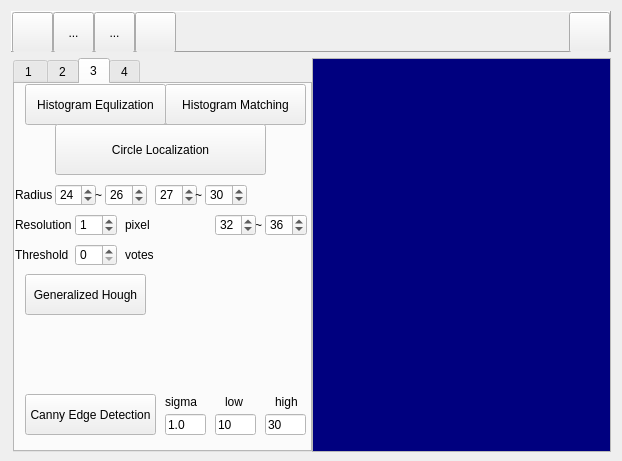
<?xml version="1.0" encoding="UTF-8"?>
<ui version="4.0">
 <class>MainFrame</class>
 <widget class="QDialog" name="MainFrame">
  <property name="geometry">
   <rect>
    <x>0</x>
    <y>0</y>
    <width>622</width>
    <height>461</height>
   </rect>
  </property>
  <property name="sizePolicy">
   <sizepolicy hsizetype="Preferred" vsizetype="Minimum">
    <horstretch>0</horstretch>
    <verstretch>0</verstretch>
   </sizepolicy>
  </property>
  <property name="minimumSize">
   <size>
    <width>0</width>
    <height>461</height>
   </size>
  </property>
  <property name="windowTitle">
   <string>HomeworkCV</string>
  </property>
  <property name="modal">
   <bool>false</bool>
  </property>
  <layout class="QVBoxLayout" name="verticalLayout">
   <item>
    <widget class="QFrame" name="frame">
     <property name="sizePolicy">
      <sizepolicy hsizetype="Preferred" vsizetype="Fixed">
       <horstretch>0</horstretch>
       <verstretch>0</verstretch>
      </sizepolicy>
     </property>
     <property name="minimumSize">
      <size>
       <width>0</width>
       <height>41</height>
      </size>
     </property>
     <property name="maximumSize">
      <size>
       <width>16777215</width>
       <height>41</height>
      </size>
     </property>
     <property name="frameShape">
      <enum>QFrame::Panel</enum>
     </property>
     <property name="frameShadow">
      <enum>QFrame::Raised</enum>
     </property>
     <layout class="QHBoxLayout" name="horizontalLayout_3">
      <property name="spacing">
       <number>0</number>
      </property>
      <property name="leftMargin">
       <number>0</number>
      </property>
      <property name="topMargin">
       <number>0</number>
      </property>
      <property name="rightMargin">
       <number>0</number>
      </property>
      <property name="bottomMargin">
       <number>0</number>
      </property>
      <item>
       <widget class="QToolButton" name="buttonOpen">
        <property name="enabled">
         <bool>true</bool>
        </property>
        <property name="sizePolicy">
         <sizepolicy hsizetype="Minimum" vsizetype="Minimum">
          <horstretch>0</horstretch>
          <verstretch>0</verstretch>
         </sizepolicy>
        </property>
        <property name="minimumSize">
         <size>
          <width>41</width>
          <height>41</height>
         </size>
        </property>
        <property name="maximumSize">
         <size>
          <width>41</width>
          <height>41</height>
         </size>
        </property>
        <property name="toolTip">
         <string>open an image file</string>
        </property>
        <property name="layoutDirection">
         <enum>Qt::LeftToRight</enum>
        </property>
        <property name="autoFillBackground">
         <bool>false</bool>
        </property>
        <property name="text">
         <string/>
        </property>
        <property name="icon">
         <iconset resource="images/mainframe.qrc">
          <normaloff>:/open.png</normaloff>:/open.png</iconset>
        </property>
        <property name="iconSize">
         <size>
          <width>41</width>
          <height>41</height>
         </size>
        </property>
        <property name="checkable">
         <bool>false</bool>
        </property>
        <property name="autoRepeat">
         <bool>false</bool>
        </property>
        <property name="autoExclusive">
         <bool>false</bool>
        </property>
        <property name="popupMode">
         <enum>QToolButton::DelayedPopup</enum>
        </property>
        <property name="toolButtonStyle">
         <enum>Qt::ToolButtonIconOnly</enum>
        </property>
        <property name="autoRaise">
         <bool>false</bool>
        </property>
       </widget>
      </item>
      <item>
       <widget class="QToolButton" name="toolButton_2">
        <property name="sizePolicy">
         <sizepolicy hsizetype="Minimum" vsizetype="Minimum">
          <horstretch>0</horstretch>
          <verstretch>0</verstretch>
         </sizepolicy>
        </property>
        <property name="minimumSize">
         <size>
          <width>41</width>
          <height>41</height>
         </size>
        </property>
        <property name="maximumSize">
         <size>
          <width>41</width>
          <height>41</height>
         </size>
        </property>
        <property name="text">
         <string>...</string>
        </property>
       </widget>
      </item>
      <item>
       <widget class="QToolButton" name="toolButton_3">
        <property name="sizePolicy">
         <sizepolicy hsizetype="Minimum" vsizetype="Minimum">
          <horstretch>0</horstretch>
          <verstretch>0</verstretch>
         </sizepolicy>
        </property>
        <property name="minimumSize">
         <size>
          <width>41</width>
          <height>41</height>
         </size>
        </property>
        <property name="maximumSize">
         <size>
          <width>41</width>
          <height>41</height>
         </size>
        </property>
        <property name="text">
         <string>...</string>
        </property>
       </widget>
      </item>
      <item>
       <widget class="QToolButton" name="buttonDeleteContents">
        <property name="sizePolicy">
         <sizepolicy hsizetype="Minimum" vsizetype="Minimum">
          <horstretch>0</horstretch>
          <verstretch>0</verstretch>
         </sizepolicy>
        </property>
        <property name="minimumSize">
         <size>
          <width>41</width>
          <height>41</height>
         </size>
        </property>
        <property name="maximumSize">
         <size>
          <width>41</width>
          <height>41</height>
         </size>
        </property>
        <property name="toolTip">
         <string>close all forms</string>
        </property>
        <property name="autoFillBackground">
         <bool>false</bool>
        </property>
        <property name="text">
         <string/>
        </property>
        <property name="icon">
         <iconset resource="images/mainframe.qrc">
          <normaloff>:/1-21.png</normaloff>:/1-21.png</iconset>
        </property>
        <property name="iconSize">
         <size>
          <width>41</width>
          <height>41</height>
         </size>
        </property>
       </widget>
      </item>
      <item>
       <spacer name="horizontalSpacer">
        <property name="orientation">
         <enum>Qt::Horizontal</enum>
        </property>
        <property name="sizeHint" stdset="0">
         <size>
          <width>40</width>
          <height>20</height>
         </size>
        </property>
       </spacer>
      </item>
      <item>
       <widget class="QToolButton" name="buttonShowList">
        <property name="sizePolicy">
         <sizepolicy hsizetype="Minimum" vsizetype="Minimum">
          <horstretch>0</horstretch>
          <verstretch>0</verstretch>
         </sizepolicy>
        </property>
        <property name="minimumSize">
         <size>
          <width>41</width>
          <height>41</height>
         </size>
        </property>
        <property name="maximumSize">
         <size>
          <width>41</width>
          <height>41</height>
         </size>
        </property>
        <property name="toolTip">
         <string>show the list view</string>
        </property>
        <property name="text">
         <string/>
        </property>
        <property name="icon">
         <iconset resource="images/mainframe.qrc">
          <normaloff>:/2-3.png</normaloff>:/2-3.png</iconset>
        </property>
        <property name="iconSize">
         <size>
          <width>82</width>
          <height>41</height>
         </size>
        </property>
       </widget>
      </item>
     </layout>
    </widget>
   </item>
   <item>
    <layout class="QHBoxLayout" name="horizontalLayout">
     <property name="spacing">
      <number>0</number>
     </property>
     <property name="leftMargin">
      <number>2</number>
     </property>
     <item>
      <widget class="QTabWidget" name="tabWidget">
       <property name="sizePolicy">
        <sizepolicy hsizetype="Fixed" vsizetype="Expanding">
         <horstretch>0</horstretch>
         <verstretch>0</verstretch>
        </sizepolicy>
       </property>
       <property name="minimumSize">
        <size>
         <width>299</width>
         <height>394</height>
        </size>
       </property>
       <property name="palette">
        <palette>
         <active>
          <colorrole role="Window">
           <brush brushstyle="SolidPattern">
            <color alpha="255">
             <red>255</red>
             <green>255</green>
             <blue>255</blue>
            </color>
           </brush>
          </colorrole>
          <colorrole role="NoRole">
           <brush brushstyle="SolidPattern">
            <color alpha="255">
             <red>255</red>
             <green>85</green>
             <blue>0</blue>
            </color>
           </brush>
          </colorrole>
         </active>
         <inactive>
          <colorrole role="Window">
           <brush brushstyle="SolidPattern">
            <color alpha="255">
             <red>255</red>
             <green>255</green>
             <blue>255</blue>
            </color>
           </brush>
          </colorrole>
          <colorrole role="NoRole">
           <brush brushstyle="SolidPattern">
            <color alpha="255">
             <red>255</red>
             <green>85</green>
             <blue>0</blue>
            </color>
           </brush>
          </colorrole>
         </inactive>
         <disabled>
          <colorrole role="Window">
           <brush brushstyle="SolidPattern">
            <color alpha="255">
             <red>255</red>
             <green>255</green>
             <blue>255</blue>
            </color>
           </brush>
          </colorrole>
          <colorrole role="NoRole">
           <brush brushstyle="SolidPattern">
            <color alpha="255">
             <red>255</red>
             <green>85</green>
             <blue>0</blue>
            </color>
           </brush>
          </colorrole>
         </disabled>
        </palette>
       </property>
       <property name="cursor">
        <cursorShape>ArrowCursor</cursorShape>
       </property>
       <property name="autoFillBackground">
        <bool>false</bool>
       </property>
       <property name="tabPosition">
        <enum>QTabWidget::North</enum>
       </property>
       <property name="tabShape">
        <enum>QTabWidget::Rounded</enum>
       </property>
       <property name="currentIndex">
        <number>2</number>
       </property>
       <property name="iconSize">
        <size>
         <width>31</width>
         <height>31</height>
        </size>
       </property>
       <property name="elideMode">
        <enum>Qt::ElideMiddle</enum>
       </property>
       <widget class="QWidget" name="tab_1">
        <attribute name="title">
         <string>1 </string>
        </attribute>
        <widget class="QPushButton" name="pushRGB2HSI">
         <property name="geometry">
          <rect>
           <x>90</x>
           <y>80</y>
           <width>75</width>
           <height>24</height>
          </rect>
         </property>
         <property name="text">
          <string>RGB -&gt; HSI</string>
         </property>
        </widget>
        <widget class="QPushButton" name="pushRGB2NRG">
         <property name="geometry">
          <rect>
           <x>90</x>
           <y>120</y>
           <width>75</width>
           <height>24</height>
          </rect>
         </property>
         <property name="text">
          <string>RGB -&gt; NRG</string>
         </property>
        </widget>
        <widget class="QPushButton" name="pushContrast">
         <property name="geometry">
          <rect>
           <x>90</x>
           <y>160</y>
           <width>75</width>
           <height>24</height>
          </rect>
         </property>
         <property name="text">
          <string>Contrast</string>
         </property>
        </widget>
        <widget class="QLabel" name="label">
         <property name="geometry">
          <rect>
           <x>70</x>
           <y>190</y>
           <width>48</width>
           <height>16</height>
          </rect>
         </property>
         <property name="text">
          <string>a</string>
         </property>
        </widget>
        <widget class="QLabel" name="label_2">
         <property name="geometry">
          <rect>
           <x>70</x>
           <y>210</y>
           <width>48</width>
           <height>16</height>
          </rect>
         </property>
         <property name="text">
          <string>b</string>
         </property>
        </widget>
        <widget class="QLabel" name="label_3">
         <property name="geometry">
          <rect>
           <x>70</x>
           <y>230</y>
           <width>48</width>
           <height>16</height>
          </rect>
         </property>
         <property name="text">
          <string>a'</string>
         </property>
        </widget>
        <widget class="QLabel" name="label_4">
         <property name="geometry">
          <rect>
           <x>70</x>
           <y>250</y>
           <width>48</width>
           <height>16</height>
          </rect>
         </property>
         <property name="text">
          <string>b'</string>
         </property>
        </widget>
        <widget class="QSpinBox" name="spinA">
         <property name="geometry">
          <rect>
           <x>90</x>
           <y>190</y>
           <width>42</width>
           <height>22</height>
          </rect>
         </property>
         <property name="maximum">
          <number>255</number>
         </property>
         <property name="value">
          <number>100</number>
         </property>
        </widget>
        <widget class="QSpinBox" name="spinB">
         <property name="geometry">
          <rect>
           <x>90</x>
           <y>210</y>
           <width>42</width>
           <height>22</height>
          </rect>
         </property>
         <property name="maximum">
          <number>255</number>
         </property>
         <property name="value">
          <number>150</number>
         </property>
        </widget>
        <widget class="QSpinBox" name="spinA_">
         <property name="geometry">
          <rect>
           <x>90</x>
           <y>230</y>
           <width>42</width>
           <height>22</height>
          </rect>
         </property>
         <property name="maximum">
          <number>255</number>
         </property>
        </widget>
        <widget class="QSpinBox" name="spinB_">
         <property name="geometry">
          <rect>
           <x>90</x>
           <y>250</y>
           <width>42</width>
           <height>22</height>
          </rect>
         </property>
         <property name="maximum">
          <number>255</number>
         </property>
         <property name="value">
          <number>255</number>
         </property>
        </widget>
       </widget>
       <widget class="QWidget" name="tab_4">
        <attribute name="title">
         <string>2</string>
        </attribute>
        <widget class="QPushButton" name="push3x3Dilation">
         <property name="geometry">
          <rect>
           <x>60</x>
           <y>70</y>
           <width>75</width>
           <height>24</height>
          </rect>
         </property>
         <property name="text">
          <string>3x3 Dilation</string>
         </property>
        </widget>
        <widget class="QPushButton" name="push5x5Dilation">
         <property name="geometry">
          <rect>
           <x>160</x>
           <y>70</y>
           <width>75</width>
           <height>24</height>
          </rect>
         </property>
         <property name="text">
          <string>5x5 Dilation</string>
         </property>
        </widget>
        <widget class="QPushButton" name="push3x3Erosion">
         <property name="geometry">
          <rect>
           <x>60</x>
           <y>100</y>
           <width>75</width>
           <height>24</height>
          </rect>
         </property>
         <property name="text">
          <string>3x3 Erosion</string>
         </property>
        </widget>
        <widget class="QPushButton" name="push5x5Erosion">
         <property name="geometry">
          <rect>
           <x>160</x>
           <y>100</y>
           <width>75</width>
           <height>24</height>
          </rect>
         </property>
         <property name="text">
          <string>5x5 Erosion</string>
         </property>
        </widget>
        <widget class="QPushButton" name="pushOtsu">
         <property name="geometry">
          <rect>
           <x>90</x>
           <y>20</y>
           <width>131</width>
           <height>41</height>
          </rect>
         </property>
         <property name="text">
          <string>Otsu Thresholding</string>
         </property>
        </widget>
        <widget class="QPushButton" name="push4N">
         <property name="geometry">
          <rect>
           <x>60</x>
           <y>150</y>
           <width>75</width>
           <height>24</height>
          </rect>
         </property>
         <property name="text">
          <string>4-N</string>
         </property>
        </widget>
        <widget class="QPushButton" name="push8N">
         <property name="geometry">
          <rect>
           <x>160</x>
           <y>150</y>
           <width>75</width>
           <height>24</height>
          </rect>
         </property>
         <property name="text">
          <string>8-N</string>
         </property>
        </widget>
        <widget class="QPushButton" name="push3x3Opening">
         <property name="geometry">
          <rect>
           <x>60</x>
           <y>210</y>
           <width>75</width>
           <height>24</height>
          </rect>
         </property>
         <property name="text">
          <string>3x3 Opening</string>
         </property>
        </widget>
        <widget class="QPushButton" name="push5x5Opening">
         <property name="geometry">
          <rect>
           <x>160</x>
           <y>210</y>
           <width>75</width>
           <height>24</height>
          </rect>
         </property>
         <property name="text">
          <string>5x5 Opening</string>
         </property>
        </widget>
        <widget class="QPushButton" name="push3x3Closing">
         <property name="geometry">
          <rect>
           <x>60</x>
           <y>240</y>
           <width>75</width>
           <height>24</height>
          </rect>
         </property>
         <property name="text">
          <string>3x3 Closing</string>
         </property>
        </widget>
        <widget class="QPushButton" name="push5x5Closing">
         <property name="geometry">
          <rect>
           <x>160</x>
           <y>240</y>
           <width>75</width>
           <height>24</height>
          </rect>
         </property>
         <property name="text">
          <string>5x5 Closing</string>
         </property>
        </widget>
        <widget class="QPushButton" name="pushMb4FG">
         <property name="geometry">
          <rect>
           <x>60</x>
           <y>300</y>
           <width>75</width>
           <height>24</height>
          </rect>
         </property>
         <property name="text">
          <string>Mb4 - FG</string>
         </property>
        </widget>
        <widget class="QPushButton" name="pushMb8FG">
         <property name="geometry">
          <rect>
           <x>160</x>
           <y>300</y>
           <width>75</width>
           <height>24</height>
          </rect>
         </property>
         <property name="text">
          <string>Mb8 - FG</string>
         </property>
        </widget>
        <widget class="QPushButton" name="pushMb4BG">
         <property name="geometry">
          <rect>
           <x>60</x>
           <y>330</y>
           <width>75</width>
           <height>24</height>
          </rect>
         </property>
         <property name="text">
          <string>Mb4 - BG</string>
         </property>
        </widget>
        <widget class="QPushButton" name="pushMb8BG">
         <property name="geometry">
          <rect>
           <x>160</x>
           <y>330</y>
           <width>75</width>
           <height>24</height>
          </rect>
         </property>
         <property name="text">
          <string>Mb8 - BG</string>
         </property>
        </widget>
        <widget class="QLabel" name="label_5">
         <property name="geometry">
          <rect>
           <x>90</x>
           <y>280</y>
           <width>111</width>
           <height>16</height>
          </rect>
         </property>
         <property name="text">
          <string>Boundary Extraction</string>
         </property>
        </widget>
        <widget class="QLabel" name="label_6">
         <property name="geometry">
          <rect>
           <x>120</x>
           <y>130</y>
           <width>51</width>
           <height>16</height>
          </rect>
         </property>
         <property name="text">
          <string>Labeling</string>
         </property>
        </widget>
       </widget>
       <widget class="QWidget" name="tab_5">
        <attribute name="title">
         <string>3</string>
        </attribute>
        <widget class="QPushButton" name="pushHistogramEQ">
         <property name="geometry">
          <rect>
           <x>10</x>
           <y>0</y>
           <width>141</width>
           <height>41</height>
          </rect>
         </property>
         <property name="text">
          <string>Histogram Equlization</string>
         </property>
        </widget>
        <widget class="QPushButton" name="pushHistogramMA">
         <property name="geometry">
          <rect>
           <x>150</x>
           <y>0</y>
           <width>141</width>
           <height>41</height>
          </rect>
         </property>
         <property name="text">
          <string>Histogram Matching</string>
         </property>
        </widget>
        <widget class="QPushButton" name="pushCircleLocalization">
         <property name="geometry">
          <rect>
           <x>40</x>
           <y>40</y>
           <width>211</width>
           <height>51</height>
          </rect>
         </property>
         <property name="text">
          <string>Circle Localization</string>
         </property>
        </widget>
        <widget class="QLabel" name="label_7">
         <property name="geometry">
          <rect>
           <x>0</x>
           <y>100</y>
           <width>61</width>
           <height>21</height>
          </rect>
         </property>
         <property name="text">
          <string>Radius</string>
         </property>
        </widget>
        <widget class="QLabel" name="label_8">
         <property name="geometry">
          <rect>
           <x>0</x>
           <y>130</y>
           <width>61</width>
           <height>21</height>
          </rect>
         </property>
         <property name="text">
          <string>Resolution</string>
         </property>
        </widget>
        <widget class="QLabel" name="label_9">
         <property name="geometry">
          <rect>
           <x>0</x>
           <y>160</y>
           <width>61</width>
           <height>21</height>
          </rect>
         </property>
         <property name="text">
          <string>Threshold</string>
         </property>
        </widget>
        <widget class="QSpinBox" name="editMinR1">
         <property name="geometry">
          <rect>
           <x>40</x>
           <y>100</y>
           <width>41</width>
           <height>22</height>
          </rect>
         </property>
         <property name="value">
          <number>24</number>
         </property>
        </widget>
        <widget class="QSpinBox" name="editResolution">
         <property name="geometry">
          <rect>
           <x>60</x>
           <y>130</y>
           <width>42</width>
           <height>22</height>
          </rect>
         </property>
         <property name="value">
          <number>1</number>
         </property>
        </widget>
        <widget class="QSpinBox" name="editThreshVote">
         <property name="geometry">
          <rect>
           <x>60</x>
           <y>160</y>
           <width>42</width>
           <height>22</height>
          </rect>
         </property>
        </widget>
        <widget class="QLabel" name="label_10">
         <property name="geometry">
          <rect>
           <x>110</x>
           <y>130</y>
           <width>48</width>
           <height>21</height>
          </rect>
         </property>
         <property name="text">
          <string>pixel</string>
         </property>
        </widget>
        <widget class="QLabel" name="label_11">
         <property name="geometry">
          <rect>
           <x>110</x>
           <y>160</y>
           <width>48</width>
           <height>21</height>
          </rect>
         </property>
         <property name="text">
          <string>votes</string>
         </property>
        </widget>
        <widget class="QSpinBox" name="editMaxR1">
         <property name="geometry">
          <rect>
           <x>90</x>
           <y>100</y>
           <width>42</width>
           <height>22</height>
          </rect>
         </property>
         <property name="value">
          <number>26</number>
         </property>
        </widget>
        <widget class="QLabel" name="label_12">
         <property name="geometry">
          <rect>
           <x>80</x>
           <y>100</y>
           <width>21</width>
           <height>21</height>
          </rect>
         </property>
         <property name="text">
          <string>~</string>
         </property>
        </widget>
        <widget class="QPushButton" name="pushCanny">
         <property name="geometry">
          <rect>
           <x>10</x>
           <y>310</y>
           <width>131</width>
           <height>41</height>
          </rect>
         </property>
         <property name="text">
          <string>Canny Edge Detection</string>
         </property>
        </widget>
        <widget class="QLabel" name="label_13">
         <property name="geometry">
          <rect>
           <x>150</x>
           <y>310</y>
           <width>41</width>
           <height>16</height>
          </rect>
         </property>
         <property name="text">
          <string>sigma</string>
         </property>
        </widget>
        <widget class="QLabel" name="label_14">
         <property name="geometry">
          <rect>
           <x>210</x>
           <y>310</y>
           <width>21</width>
           <height>16</height>
          </rect>
         </property>
         <property name="text">
          <string>low</string>
         </property>
        </widget>
        <widget class="QLabel" name="label_15">
         <property name="geometry">
          <rect>
           <x>260</x>
           <y>310</y>
           <width>31</width>
           <height>16</height>
          </rect>
         </property>
         <property name="text">
          <string>high</string>
         </property>
        </widget>
        <widget class="QLineEdit" name="editSigmaCanny">
         <property name="geometry">
          <rect>
           <x>150</x>
           <y>330</y>
           <width>41</width>
           <height>21</height>
          </rect>
         </property>
         <property name="text">
          <string>1.0</string>
         </property>
        </widget>
        <widget class="QLineEdit" name="editLow">
         <property name="geometry">
          <rect>
           <x>200</x>
           <y>330</y>
           <width>41</width>
           <height>21</height>
          </rect>
         </property>
         <property name="text">
          <string>10</string>
         </property>
        </widget>
        <widget class="QLineEdit" name="editHigh">
         <property name="geometry">
          <rect>
           <x>250</x>
           <y>330</y>
           <width>41</width>
           <height>21</height>
          </rect>
         </property>
         <property name="text">
          <string>30</string>
         </property>
        </widget>
        <widget class="QSpinBox" name="editMinR2">
         <property name="geometry">
          <rect>
           <x>140</x>
           <y>100</y>
           <width>42</width>
           <height>22</height>
          </rect>
         </property>
         <property name="value">
          <number>27</number>
         </property>
        </widget>
        <widget class="QLabel" name="label_16">
         <property name="geometry">
          <rect>
           <x>180</x>
           <y>100</y>
           <width>21</width>
           <height>21</height>
          </rect>
         </property>
         <property name="text">
          <string>~</string>
         </property>
        </widget>
        <widget class="QSpinBox" name="editMaxR2">
         <property name="geometry">
          <rect>
           <x>190</x>
           <y>100</y>
           <width>42</width>
           <height>22</height>
          </rect>
         </property>
         <property name="value">
          <number>30</number>
         </property>
        </widget>
        <widget class="QLabel" name="label_17">
         <property name="geometry">
          <rect>
           <x>240</x>
           <y>130</y>
           <width>21</width>
           <height>21</height>
          </rect>
         </property>
         <property name="text">
          <string>~</string>
         </property>
        </widget>
        <widget class="QSpinBox" name="editMinR3">
         <property name="geometry">
          <rect>
           <x>200</x>
           <y>130</y>
           <width>41</width>
           <height>22</height>
          </rect>
         </property>
         <property name="value">
          <number>32</number>
         </property>
        </widget>
        <widget class="QSpinBox" name="editMaxR3">
         <property name="geometry">
          <rect>
           <x>250</x>
           <y>130</y>
           <width>42</width>
           <height>22</height>
          </rect>
         </property>
         <property name="value">
          <number>36</number>
         </property>
        </widget>
        <widget class="QPushButton" name="pushGeneralizedHough">
         <property name="geometry">
          <rect>
           <x>10</x>
           <y>190</y>
           <width>121</width>
           <height>41</height>
          </rect>
         </property>
         <property name="text">
          <string>Generalized Hough</string>
         </property>
        </widget>
       </widget>
       <widget class="QWidget" name="tab_2">
        <attribute name="title">
         <string>4</string>
        </attribute>
       </widget>
      </widget>
     </item>
     <item>
      <widget class="QListWidget" name="listWidget">
       <property name="sizePolicy">
        <sizepolicy hsizetype="Ignored" vsizetype="Minimum">
         <horstretch>0</horstretch>
         <verstretch>0</verstretch>
        </sizepolicy>
       </property>
       <property name="minimumSize">
        <size>
         <width>0</width>
         <height>394</height>
        </size>
       </property>
       <property name="palette">
        <palette>
         <active>
          <colorrole role="WindowText">
           <brush brushstyle="SolidPattern">
            <color alpha="255">
             <red>255</red>
             <green>255</green>
             <blue>0</blue>
            </color>
           </brush>
          </colorrole>
          <colorrole role="Text">
           <brush brushstyle="SolidPattern">
            <color alpha="255">
             <red>255</red>
             <green>255</green>
             <blue>255</blue>
            </color>
           </brush>
          </colorrole>
          <colorrole role="Base">
           <brush brushstyle="SolidPattern">
            <color alpha="255">
             <red>0</red>
             <green>0</green>
             <blue>127</blue>
            </color>
           </brush>
          </colorrole>
          <colorrole role="PlaceholderText">
           <brush brushstyle="NoBrush">
            <color alpha="128">
             <red>255</red>
             <green>255</green>
             <blue>255</blue>
            </color>
           </brush>
          </colorrole>
         </active>
         <inactive>
          <colorrole role="WindowText">
           <brush brushstyle="SolidPattern">
            <color alpha="255">
             <red>255</red>
             <green>255</green>
             <blue>0</blue>
            </color>
           </brush>
          </colorrole>
          <colorrole role="Text">
           <brush brushstyle="SolidPattern">
            <color alpha="255">
             <red>255</red>
             <green>255</green>
             <blue>255</blue>
            </color>
           </brush>
          </colorrole>
          <colorrole role="Base">
           <brush brushstyle="SolidPattern">
            <color alpha="255">
             <red>0</red>
             <green>0</green>
             <blue>127</blue>
            </color>
           </brush>
          </colorrole>
          <colorrole role="PlaceholderText">
           <brush brushstyle="NoBrush">
            <color alpha="128">
             <red>255</red>
             <green>255</green>
             <blue>255</blue>
            </color>
           </brush>
          </colorrole>
         </inactive>
         <disabled>
          <colorrole role="WindowText">
           <brush brushstyle="SolidPattern">
            <color alpha="255">
             <red>120</red>
             <green>120</green>
             <blue>120</blue>
            </color>
           </brush>
          </colorrole>
          <colorrole role="Text">
           <brush brushstyle="SolidPattern">
            <color alpha="255">
             <red>120</red>
             <green>120</green>
             <blue>120</blue>
            </color>
           </brush>
          </colorrole>
          <colorrole role="Base">
           <brush brushstyle="SolidPattern">
            <color alpha="255">
             <red>240</red>
             <green>240</green>
             <blue>240</blue>
            </color>
           </brush>
          </colorrole>
          <colorrole role="PlaceholderText">
           <brush brushstyle="NoBrush">
            <color alpha="128">
             <red>255</red>
             <green>255</green>
             <blue>255</blue>
            </color>
           </brush>
          </colorrole>
         </disabled>
        </palette>
       </property>
       <property name="font">
        <font>
         <family>Times New Roman</family>
         <pointsize>10</pointsize>
        </font>
       </property>
      </widget>
     </item>
    </layout>
   </item>
  </layout>
 </widget>
 <layoutdefault spacing="6" margin="11"/>
 <resources>
  <include location="images/mainframe.qrc"/>
 </resources>
 <connections/>
</ui>
